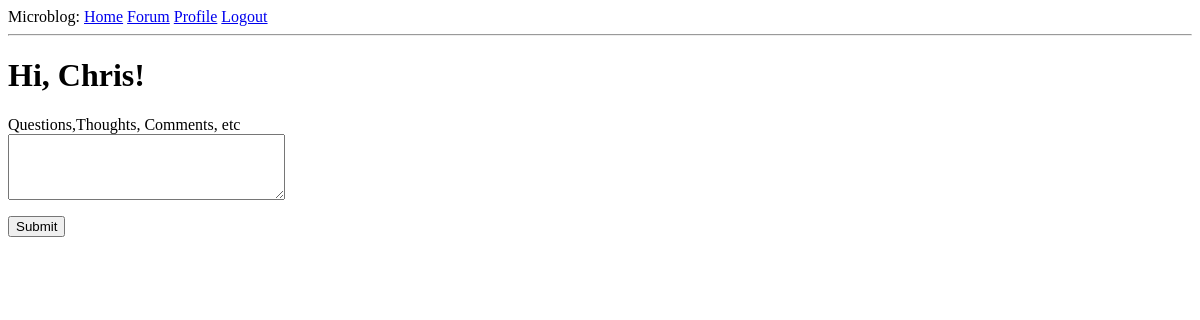
Page /forum (signed in) on the earlier database version.
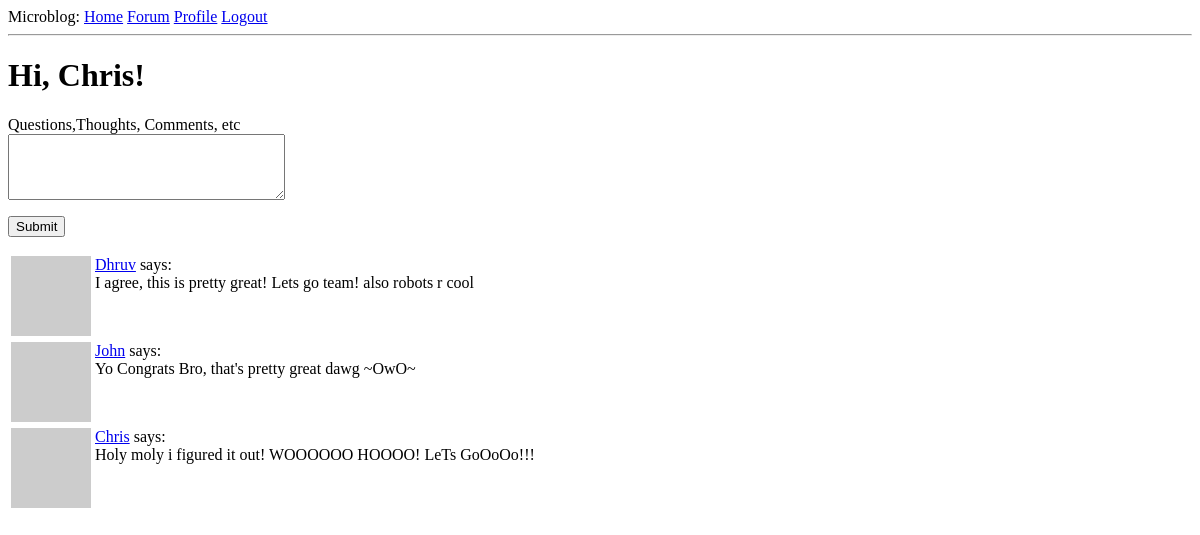
Same page on the later database version.
### app/models.py (models this page shows, shortened)
class User(UserMixin, db.Model):
    id = db.Column(db.Integer, primary_key=True)
    username = db.Column(db.String(64), index=True, unique=True)
    email = db.Column(db.String(120), index=True, unique=True)
    password_hash = db.Column(db.String(128))
    posts = db.relationship('Post', backref='author', lazy='dynamic')
    about_me = db.Column(db.String(140))
    last_seen = db.Column(db.DateTime, default=datetime.utcnow)
    def avatar(self, size):
        digest = md5(self.email.lower().encode('utf-8')).hexdigest()
        return 'https://www.gravatar.com/avatar/{}?d=identicon&s={}'.format(digest, size)
    followed = db.relationship(
        'User', secondary=followers,
        primaryjoin=(followers.c.follower_id == id),
        secondaryjoin=(followers.c.followed_id == id),
        backref=db.backref('followers', lazy='dynamic'), lazy='dynamic')

class Post(db.Model):
    id = db.Column(db.Integer, primary_key=True)
    body = db.Column(db.String(140))
    timestamp = db.Column(db.DateTime, index=True, default=datetime.utcnow)
    user_id = db.Column(db.Integer, db.ForeignKey('user.id'))

### app/routes.py (the view)
@app.route('/forum',methods=['GET','POST'])
@login_required
def forum():
    form=PostForm()
    if form.validate_on_submit():
        post=Post(body=form.post.data,author=current_user)
        db.session.add(post)
        db.session.commit()
        flash('Your post is now live!')
        return redirect(url_for('forum'))
    posts = Post.query.order_by(Post.timestamp.desc()).all()
    return render_template('forum.html', title='Forum',form=form,posts=posts)

### app/forms.py
class PostForm(FlaskForm):
    post = TextAreaField('Questions,Thoughts, Comments, etc',validators=[DataRequired(),Length(min=1,max=140)])
    submit=SubmitField('Submit')

### app/models.py (called while the page is built)
@login.user_loader
def load_user(id):
    return User.query.get(int(id))

### app/routes.py (called while the page is built)
@app.before_request
def before_request():
    if current_user.is_authenticated:
        current_user.last_seen = datetime.utcnow()
        db.session.commit()

### app/templates/forum.html (shortened to what this page needs)
{% extends "base.html" %}
{% block content %}
    {%if current_user.is_anonymous%}
    <h1>Welcome to IMG Label Online!</h1>
    {%else%}
    <h1>Hi, {{ current_user.username }}!</h1>
    {%endif%}
    <form action = "" method="post">
        <p>
            {{form.post.label}}<br>
            {{form.post(cols=32,rows=4)}}<br>
        </p>
        <p>{{form.submit()}}</p>
    </form>
    {% for post in posts %}
        {%include '_post.html'%}
    {% endfor %}
{% endblock %}

### app/templates/base.html (shortened to what this page needs)
<html>
    <head>
    </head>
    <body>
        <div>
            Microblog:
            <a href="{{ url_for('index') }}">Home</a>
            <a href="{{url_for('forum')}}">Forum</a>
            {% if current_user.is_anonymous %}
            <a href="{{ url_for('login') }}">Login</a>
            {% else %}
            <a href="{{ url_for('user', username=current_user.username) }}">Profile</a>
            <a href="{{ url_for('logout') }}">Logout</a>
            {% endif %}
        </div>
        <hr>
        {% block content %}{% endblock %}
    </body>
</html>

### app/templates/_post.html
    <table>
        <tr valign="top">
            <td><img src="{{ post.author.avatar(36) }}"></td>
            <td><a href="{{url_for('user',username=post.author.username)}}">{{ post.author.username }}</a>
                says:<br>{{ post.body }}
            </td>
        </tr>
    </table>

Differences in the rows shown:
added Post: author.username "Dhruv", body "I agree, this is pretty great! Lets go team! also robots r cool"
added Post: author.username "John", body "Yo Congrats Bro, that's pretty great dawg ~OwO~"
added Post: author.username "Chris", body "Holy moly i figured it out! WOOOOOO HOOOO! LeTs GoOoOo!!!"
